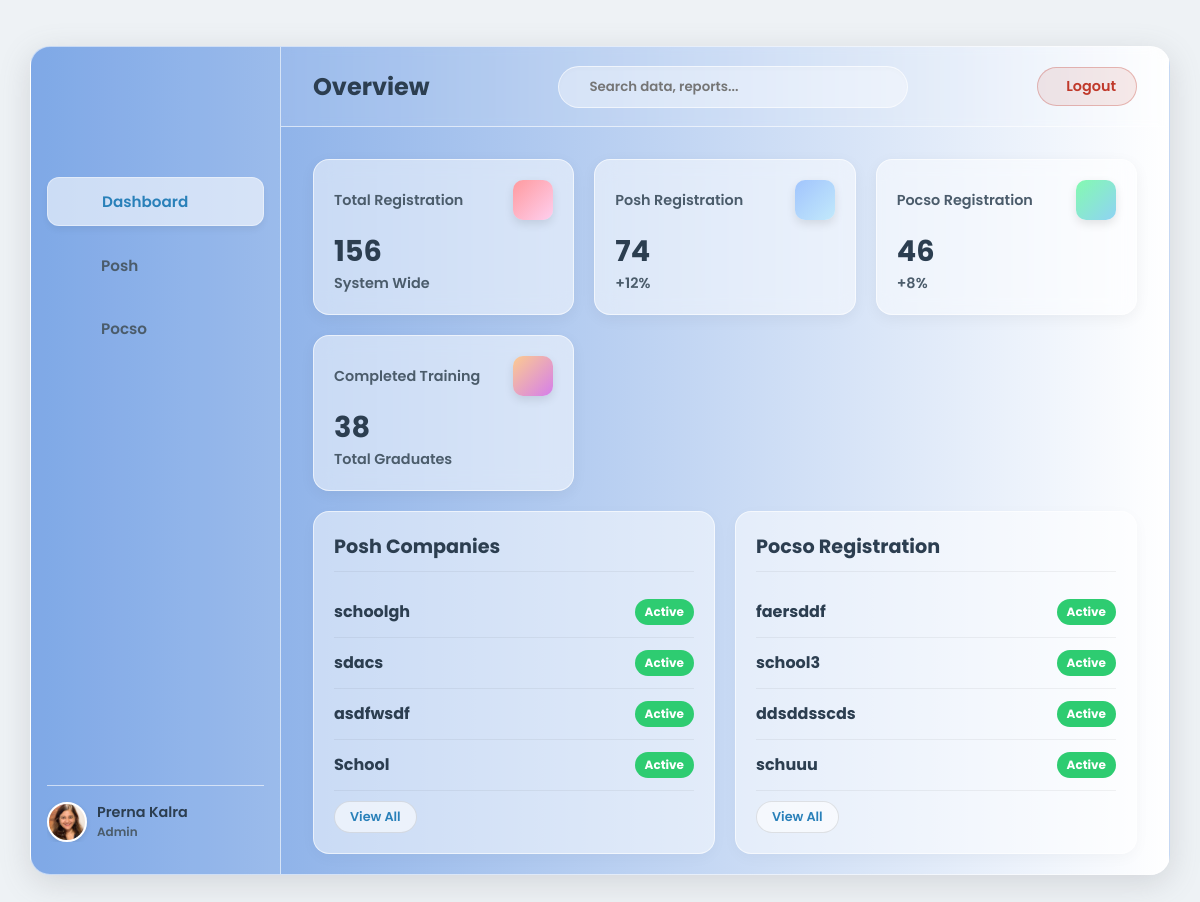
/superuser/dashboard/ (signed in), run on the app's committed database.
### home/models.py (models this page shows, shortened)
class Organization(models.Model):
    ORG_TYPE_CHOICES = (
        ("CORPORATE", "Corporate"),
        ("SCHOOL", "School"),
    )
    name = models.CharField(max_length=255)
    owner = models.ForeignKey(
        User, on_delete=models.CASCADE, related_name="owned_organizations"
    )
    organization_type = models.CharField(max_length=20, choices=ORG_TYPE_CHOICES, default="CORPORATE")
    max_users = models.IntegerField(default=10)
    created_at = models.DateTimeField(auto_now_add=True)
    default_password = models.CharField(max_length=50, blank=True, null=True)

### home/views.py (the view)
# urls.py: path("superuser/dashboard/", views.superuser_dashboard, name="superuser_dashboard"),
@login_required
@user_passes_test(lambda u: u.is_superuser)
def superuser_dashboard(request):
    from django.db.models import Count, Q, Max
    from django.db.models.functions import TruncMonth
    from django.utils import timezone
    import datetime
    def get_monthly_counts(queryset):
        today = timezone.now().date()
        six_months_ago = today - datetime.timedelta(days=180)
        monthly_data = (
            queryset.filter(created_at__gte=six_months_ago)
            .annotate(month=TruncMonth("created_at"))
            .values("month")
            .annotate(count=Count("id"))
            .order_by("month")
        )
        months_map = {}
        labels = []
        current = six_months_ago.replace(day=1)
        for i in range(6):
            next_month = (current.replace(day=28) + datetime.timedelta(days=4)).replace(
                day=1
            )
            label = current.strftime("%b")
            labels.append(label)
            months_map[current.strftime("%Y-%m")] = 0
            current = next_month
        for entry in monthly_data:
            month_str = entry["month"].strftime("%Y-%m")
            if month_str in months_map:
                months_map[month_str] = entry["count"]
        data_points = list(months_map.values())
        return labels, data_points
    def generate_svg_points(data_points):
        if not data_points:
            return ""
        max_val = max(data_points) if max(data_points) > 0 else 1
        points = []
        step_x = 100 / (len(data_points) - 1) if len(data_points) > 1 else 100
        for i, val in enumerate(data_points):
            x = i * step_x
            y = 50 - ((val / max_val) * 45)
            points.append(f"{x},{y}")
        return " ".join(points)
    all_users_count = User.objects.count()
    all_orgs = Organization.objects.all()
    total_companies = all_orgs.filter(organization_type="CORPORATE").count()
    total_schools = all_orgs.filter(organization_type="SCHOOL").count()
    users_started_training = (
        ModuleProgress.objects.filter(is_completed=True)
        .values("user")
        .distinct()
        .count()
    )
    posh_subs = Subscription.objects.filter(
        plan__type__in=["POSH", "BOTH"], status="ACTIVE"
    )
    posh_individuals = posh_subs.filter(user__isnull=False).count()
    posh_orgs_subs = posh_subs.filter(organization__isnull=False)
    posh_companies = posh_orgs_subs.filter(
        organization__organization_type="CORPORATE"
    ).count()
    posh_schools = posh_orgs_subs.filter(
        organization__organization_type="SCHOOL"
    ).count()
    posh_total = posh_individuals + posh_companies + posh_schools
    pocso_subs = Subscription.objects.filter(
        plan__type__in=["POCSO", "BOTH"], status="ACTIVE"
    )
    pocso_individuals = pocso_subs.filter(user__isnull=False).count()
    pocso_orgs_subs = pocso_subs.filter(organization__isnull=False)
    pocso_companies = pocso_orgs_subs.filter(
        organization__organization_type="CORPORATE"
    ).count()
    pocso_schools = pocso_orgs_subs.filter(
        organization__organization_type="SCHOOL"
    ).count()
    pocso_total = pocso_individuals + pocso_companies + pocso_schools
    recent_posh_orgs = (
        Organization.objects.filter(
            subscriptions__plan__type__in=["POSH", "BOTH"],
            subscriptions__status="ACTIVE",
        )
        .distinct()
        .order_by("-created_at")[:10]
    )
    recent_pocso_orgs = (
        Organization.objects.filter(
            subscriptions__plan__type__in=["POCSO", "BOTH"],
            subscriptions__status="ACTIVE",
        )
        .distinct()
        .order_by("-created_at")[:10]
    )
    posh_growth = 12
    pocso_growth = 8
    total_posh_modules = TrainingModule.objects.filter(module_type="POSH").count()
    total_pocso_modules = TrainingModule.objects.filter(module_type="POCSO").count()
    if total_posh_modules > 0:
        posh_completers = (
            User.objects.annotate(
                completed_count=Count(
                    "module_progress",
                    filter=Q(
                        module_progress__is_completed=True,
                        module_progress__module__module_type="POSH",
                    ),
                ),
                latest_completion=Max(
                    "module_progress__timestamp",
                    filter=Q(
                        module_progress__is_completed=True,
                        module_progress__module__module_type="POSH",
                    ),
                ),
            )
            .filter(completed_count=total_posh_modules)
            .order_by("-latest_completion")[:10]
        )
    else:
        posh_completers = []
    if total_pocso_modules > 0:
        pocso_completers = (
            User.objects.annotate(
                completed_count=Count(
                    "module_progress",
                    filter=Q(
                        module_progress__is_completed=True,
                        module_progress__module__module_type="POCSO",
                    ),
                ),
                latest_completion=Max(
                    "module_progress__timestamp",
                    filter=Q(
                        module_progress__is_completed=True,
                        module_progress__module__module_type="POCSO",
                    ),
                ),
            )
            .filter(completed_count=total_pocso_modules)
            .order_by("-latest_completion")[:10]
        )
    else:
        pocso_completers = []
    posh_orgs_qs = Organization.objects.filter(
        organization_type="CORPORATE",
        subscriptions__plan__type__in=["POSH", "BOTH"],
        subscriptions__status="ACTIVE",
    ).distinct()
    posh_labels, posh_data = get_monthly_counts(posh_orgs_qs)
    posh_svg_points = generate_svg_points(posh_data)
    posh_svg_area = f"0,50 {posh_svg_points} 100,50"
    posh_complete_percent = 75
    if posh_total > 0:
        posh_complete_percent = int(
            (users_started_training / (posh_total if posh_total > 0 else 1)) * 100
        )
        posh_complete_percent = min(posh_complete_percent, 100)
    pocso_orgs_qs = Organization.objects.filter(
        organization_type="SCHOOL",
        subscriptions__plan__type__in=["POCSO", "BOTH"],
        subscriptions__status="ACTIVE",
    ).distinct()
    pocso_labels, pocso_data = get_monthly_counts(pocso_orgs_qs)
    pocso_svg_points = generate_svg_points(pocso_data)
    pocso_svg_area = f"0,50 {pocso_svg_points} 100,50"
    pocso_complete_percent = 60
    if pocso_total > 0:
        pocso_complete_percent = int(
            (users_started_training / (pocso_total if pocso_total > 0 else 1)) * 100
        )
        pocso_complete_percent = min(pocso_complete_percent, 100)
    context = {
        "total_users": all_users_count,
        "total_companies": total_companies,
        "total_schools": total_schools,
        "training_completed_count": users_started_training,
        "posh_counts": {
            "total": posh_total,
            "individuals": posh_individuals,
            "companies": posh_companies,
            "schools": posh_schools,
            "growth": posh_growth,
            "chart_labels": posh_labels,
            "chart_points": posh_svg_points,
            "chart_area": posh_svg_area,
            "complete_percent": posh_complete_percent,
            "pending_percent": 100 - posh_complete_percent,
            "completers": posh_completers,
        },
        "pocso_counts": {
            "total": pocso_total,
            "individuals": pocso_individuals,
            "companies": pocso_companies,
            "schools": pocso_schools,
            "growth": pocso_growth,
            "chart_labels": pocso_labels,
            "chart_points": pocso_svg_points,
            "chart_area": pocso_svg_area,
            "complete_percent": pocso_complete_percent,
            "pending_percent": 100 - pocso_complete_percent,
            "completers": pocso_completers,
        },
        "recent_posh_orgs": recent_posh_orgs,
        "recent_pocso_orgs": recent_pocso_orgs,
    }
    return render(request, "superuser_dashboard.html", context)

### templates/superuser_dashboard.html (shortened to what this page needs)
{% load static %}
<!DOCTYPE html>
<html lang="en">
<head>
    <link href="https://cdn.jsdelivr.net/npm/remixicon@3.5.0/fonts/remixicon.css" rel="stylesheet">
</head>
<body>
    <div class="dashboard-container" id="dashboard">
        <aside class="sidebar" id="sidebar">
            <div class="logo">
            </div>
            <ul class="menu">
                <li><a href="#" class="active" data-target="view-dashboard"> <span>Dashboard</span></a></li>
                <li><a href="#" data-target="view-posh"> <span>Posh</span></a></li>
                <li><a href="#" data-target="view-pocso"> <span>Pocso</span></a></li>
            </ul>
            <div class="user-profile">
                <div class="user-img"></div>
                <div class="user-info">
                    <h4>Prerna Kalra</h4>
                    <p>Admin</p>
                </div>
            </div>
        </aside>
        <main class="main-content">
            <nav class="navbar">
                <div class="navbar-left">
                    <h2 id="page-title" style="color: var(--text-color); font-weight: 700;">Overview</h2>
                </div>
                <div class="search-bar">
                    <input type="text" id="global-search" placeholder="Search data, reports...">
                </div>
                <form action="{% url 'logout' %}" method="post" style="display: inline;">
                    <button type="submit" class="logout-button">
                        <span>Logout</span>
                    </button>
                </form>
            </nav>
            <div class="content-area">
                <div id="view-dashboard" class="view-section active-view">
                    <section class="stats-grid">
                        <div class="card"><div class="card-top"><p>Total Registration</p><div class="card-icon icon-1"></div></div><h3>{{ total_users }}</h3><p>System Wide</p></div>
                        <div class="card"><div class="card-top"><p>Posh Registration</p><div class="card-icon icon-2"></div></div><h3>{{ posh_counts.total }}</h3><p>+{{ posh_counts.growth }}%</p></div>
                        <div class="card"><div class="card-top"><p>Pocso Registration</p><div class="card-icon icon-3"></div></div><h3>{{ pocso_counts.total }}</h3><p>+{{ pocso_counts.growth }}%</p></div>
                        <div class="card"><div class="card-top"><p>Completed Training</p><div class="card-icon icon-4"></div></div><h3>{{ training_completed_count }}</h3><p>Total Graduates</p></div>
                    </section>
                    <section class="content-grid">
                        <div class="panel">
                            <h2>Posh Companies</h2>
                            <div class="list-container limited">
                                {% for org in recent_posh_orgs %}
                                <div class="list-item">
                                    <span class="company-name-wrap">{{ org.name }}</span>
                                    <span class="status completed">Active</span>
                                </div>
                                {% empty %}<p>No data</p>{% endfor %}
                            </div>
                            {% if recent_posh_orgs|length > 4 %}<button class="view-all-btn" onclick="toggleViewAll(this)">View All</button>{% endif %}
                        </div>
                        <div class="panel">
                            <h2>Pocso Registration</h2>
                            <div class="list-container limited">
                                {% for org in recent_pocso_orgs %}
                                <div class="list-item">
                                    <span class="company-name-wrap">{{ org.name }}</span>
                                    <span class="status completed">Active</span>
                                </div>
                                {% empty %}<p>No data</p>{% endfor %}
                            </div>
                            {% if recent_pocso_orgs|length > 4 %}<button class="view-all-btn" onclick="toggleViewAll(this)">View All</button>{% endif %}
                        </div>
                    </section>
                </div>
            </div>
        </main>
    </div>
</body>
</html>

### data on the page
Organization: name "schoolgh"
Organization: name "sdacs"
Organization: name "asdfwsdf"
Organization: name "School"
Organization: name "faersddf"
Organization: name "school3"
Organization: name "ddsddsscds"
Organization: name "schuuu"

### other printed values
{{ total_users }} "156"
{{ posh_counts.total }} "74"
{{ posh_counts.growth }} "12"
{{ pocso_counts.total }} "46"
{{ pocso_counts.growth }} "8"
{{ training_completed_count }} "38"
